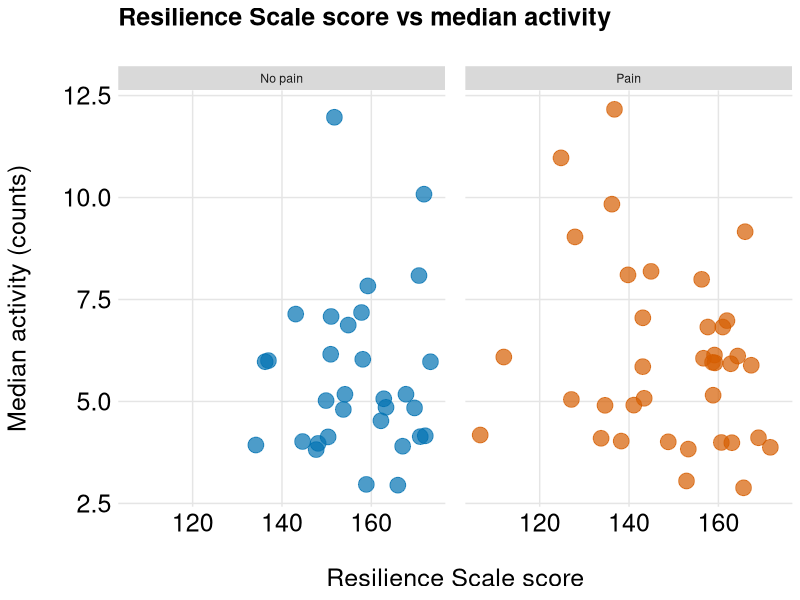
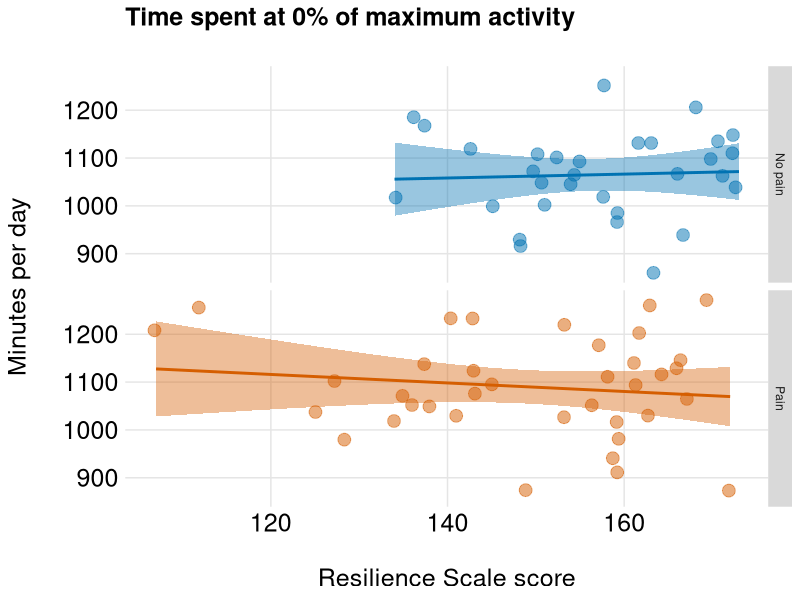
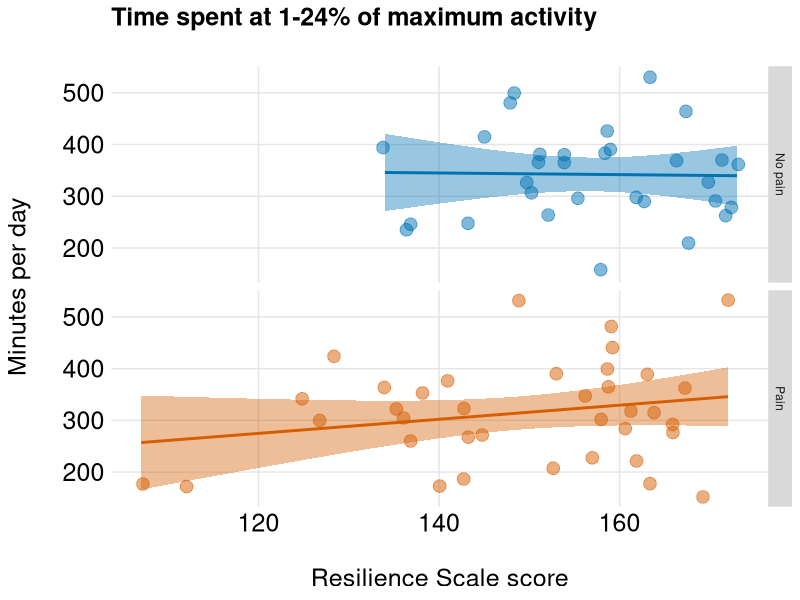
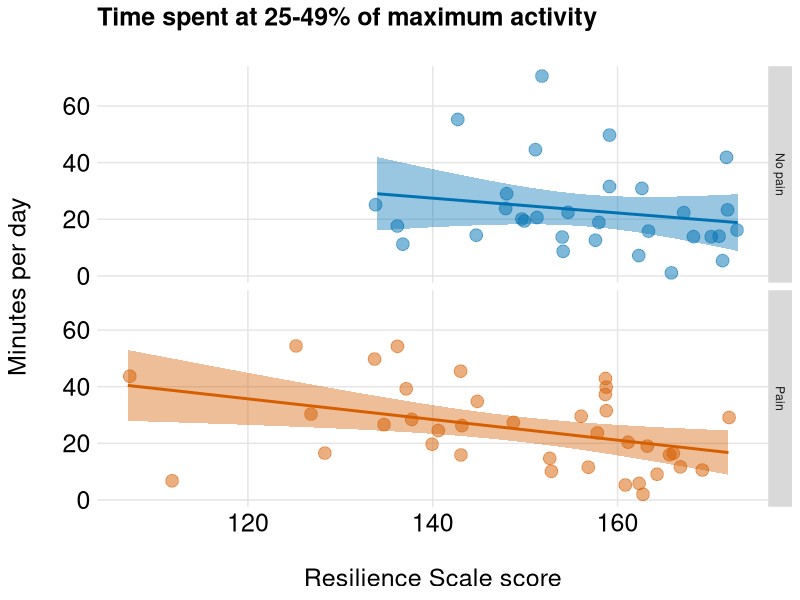
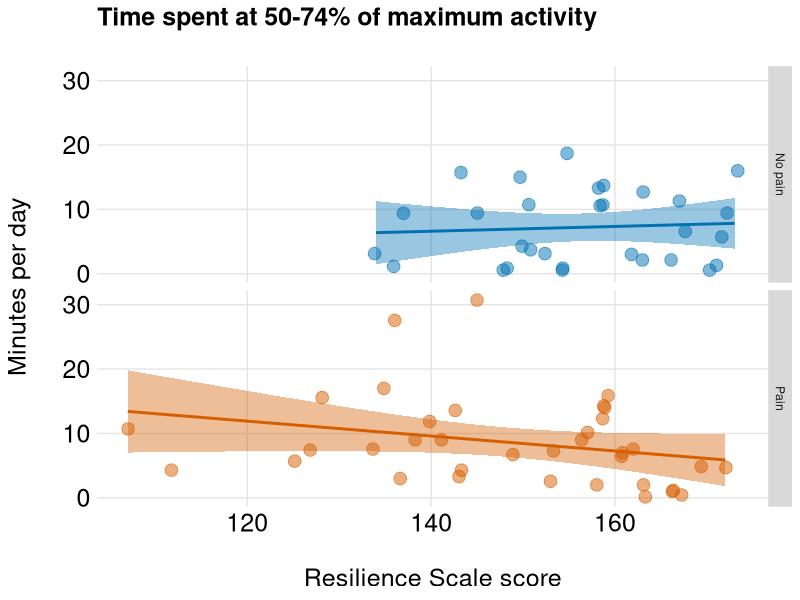
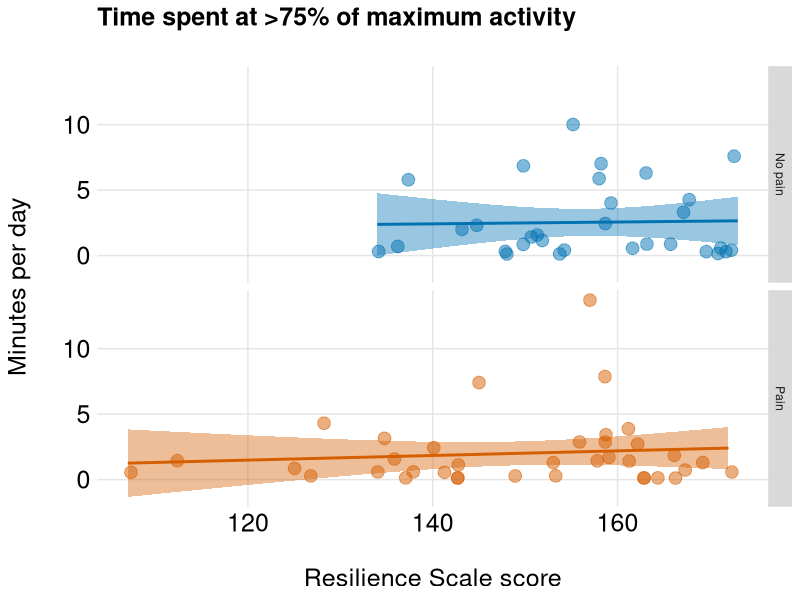
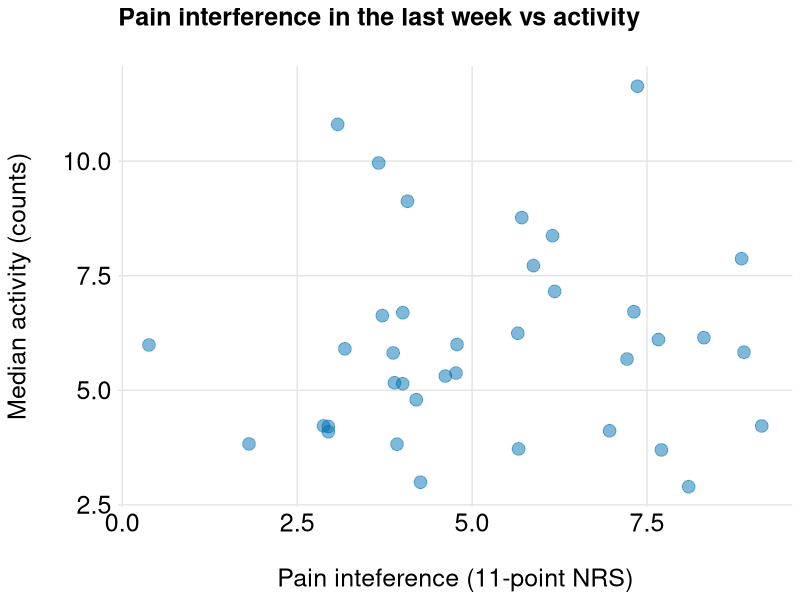
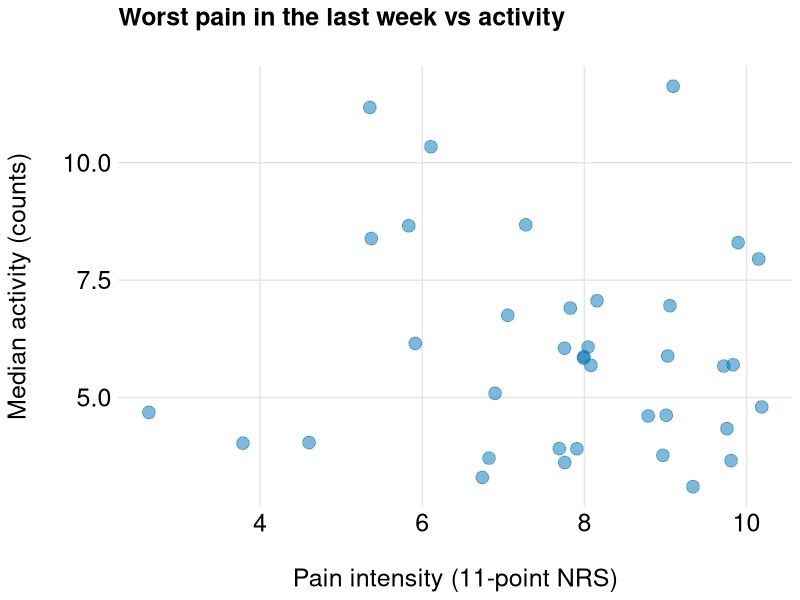

Write the R code that produced these figures, in order.
## ---- chunk 1
# Load packages
library(knitr)
library(readr)
library(dplyr)
library(tidyr)
library(ggplot2)
library(scales)
library(grid)

# Load palette
cb8.categorical <- c("#0072B2", "#D55E00", "#009E73", "#F0E442", "#56B4E9", "#E69F00", "#CC79A7", "#999999")

# knitr chunk options
opts_chunk$set(echo = FALSE,
               warning = FALSE,
               message = FALSE,
               fig.path = './figures/',
               fig.width = 8,
               fig.height = 9,
               dev = c('png', 'pdf'),
               tidy = TRUE, 
               tidy.opts = list(width.cutoff = 65))
## ---- chunk 2
data.res <- read_csv('./data/resilience.V.endurance.csv', col_names = TRUE)
## ---- chunk 3
# Top-and-tail
head(data.res)
tail(data.res)
glimpse(data.res)

# Process data
data.res.1 <- data.res %>%
    mutate(pain = factor(Pain, 
                         levels = c('no.pain', 'pain'),
                         labels = c('No pain', 'Pain'))) %>%
    select(-ID, -Pain) %>%
    rename(activity = Median_activity,
           rs.score = RS_corrected, 
           zero = Minutes_at_0_activity,
           q1 = Minutes_at_q1,
           q2 = Minutes_at_q2,
           q3 = Minutes_at_q3,
           q4 = Minutes_at_q4) 
glimpse(data.res.1)
## ---- chunk 4
# Plot_1: resilience score vs median activity
Resilience.activity <- ggplot(data.res.1,
                 aes(x = rs.score,
                     y = activity,
                     fill = pain,
                     colour = pain)) +
    geom_jitter(size = 5, shape = 21, alpha = 0.7) +
    labs(x = '\nResilience Scale score',
         y = 'Median activity (counts)\n',
         title = 'Resilience Scale score vs median activity\n') +
    facet_grid(.~pain) +
    scale_fill_manual(values = cb8.categorical) +
    scale_colour_manual(values = cb8.categorical) +
    theme(plot.title = element_text(face = 'bold', 
                                    size = 18, 
                                    colour = 'black'),
          axis.text = element_text(size = 18, 
                                   colour = 'black'),
          axis.title = element_text(size = 18, 
                                    colour='black'),
          axis.line = element_blank(),
          axis.ticks = element_blank(),
          panel.background=element_blank(),
          panel.grid.major = element_line(colour = 'grey90'),
          legend.position = 'none',
          panel.margin.y = unit(1, 'lines'))
Resilience.activity

# Plot_2: resilience score vs time spent at 0% of max activity
RS.EnduranceZero <- ggplot(data.res.1,
                 aes(x = rs.score,
                     y = zero,
                     fill = pain,
                     colour = pain)) +
    geom_jitter(size = 4, shape = 21, alpha = 0.5) +
    geom_smooth(method = 'lm') +
    labs(title = 'Time spent at 0% of maximum activity\n',
         x = '\nResilience Scale score',
         y = 'Minutes per day\n') +
    facet_grid(pain~.) +
    scale_fill_manual(values = cb8.categorical) +
    scale_colour_manual(values = cb8.categorical) +
    theme(plot.title = element_text(face = 'bold', 
                                    size = 18, 
                                    colour = 'black'),
          axis.text = element_text(size = 18, 
                                   colour = 'black'),
          axis.title = element_text(size = 18, 
                                    colour='black'),
          axis.line = element_blank(),
          axis.ticks = element_blank(),
          panel.background=element_blank(),
          panel.grid.major = element_line(colour = 'grey90'),
          legend.position = 'none')
RS.EnduranceZero

# Plot_3: resilience score vs time spent at 1-24% of max activity
RS.EnduranceQ1 <- ggplot(data.res.1,
                 aes(x = rs.score,
                     y = q1,
                     fill = pain,
                     colour = pain)) +
    geom_jitter(size = 4, shape = 21, alpha = 0.5) +
    geom_smooth(method = 'lm') +
    labs(title = 'Time spent at 1-24% of maximum activity\n',
         x = '\nResilience Scale score',
         y = 'Minutes per day\n') +
    facet_grid(pain~.) +
    scale_fill_manual(values = cb8.categorical) +
    scale_colour_manual(values = cb8.categorical) +
    theme(plot.title = element_text(face = 'bold', 
                                    size = 18, 
                                    colour = 'black'),
          axis.text = element_text(size = 18, 
                                   colour = 'black'),
          axis.title = element_text(size = 18, 
                                    colour='black'),
          axis.line = element_blank(),
          axis.ticks = element_blank(),
          panel.background=element_blank(),
          panel.grid.major = element_line(colour = 'grey90'),
          legend.position = 'none')
RS.EnduranceQ1

# Plot_4: resilience score vs time spent at 25-49% of max activity
RS.EnduranceQ2 <- ggplot(data.res.1,
                 aes(x = rs.score,
                     y = q2,
                     fill = pain,
                     colour = pain)) +
    geom_jitter(size = 4, shape = 21, alpha = 0.5) +
    geom_smooth(method = 'lm') +
    labs(title = 'Time spent at 25-49% of maximum activity\n',
         x = '\nResilience Scale score',
         y = 'Minutes per day\n') +
    facet_grid(pain~.) +
    scale_fill_manual(values = cb8.categorical) +
    scale_colour_manual(values = cb8.categorical) +
    theme(plot.title = element_text(face = 'bold', 
                                    size = 18, 
                                    colour = 'black'),
          axis.text = element_text(size = 18, 
                                   colour = 'black'),
          axis.title = element_text(size = 18, 
                                    colour='black'),
          axis.line = element_blank(),
          axis.ticks = element_blank(),
          panel.background=element_blank(),
          panel.grid.major = element_line(colour = 'grey90'),
          legend.position = 'none')
RS.EnduranceQ2

# Plot_5: resilience score vs time spent at 50-74% of max activity
RS.EnduranceQ3 <- ggplot(data.res.1,
                 aes(x = rs.score,
                     y = q3,
                     fill = pain,
                     colour = pain)) +
    geom_jitter(size = 4, shape = 21, alpha = 0.5) +
    geom_smooth(method = 'lm') +
    labs(title = 'Time spent at 50-74% of maximum activity\n',
         x = '\nResilience Scale score',
         y = 'Minutes per day\n') +
    facet_grid(pain~.) +
    scale_fill_manual(values = cb8.categorical) +
    scale_colour_manual(values = cb8.categorical) +
    theme(plot.title = element_text(face = 'bold', 
                                    size = 18, 
                                    colour = 'black'),
          axis.text = element_text(size = 18, 
                                   colour = 'black'),
          axis.title = element_text(size = 18, 
                                    colour='black'),
          axis.line = element_blank(),
          axis.ticks = element_blank(),
          panel.background=element_blank(),
          panel.grid.major = element_line(colour = 'grey90'),
          legend.position = 'none')
RS.EnduranceQ3

# Plot 6: resilience score vs time spent at >75% of max activity
RS.EnduranceQ4 <- ggplot(data.res.1,
                 aes(x = rs.score,
                     y = q4,
                     fill = pain,
                     colour = pain)) +
    geom_jitter(size = 4, shape = 21, alpha = 0.5) +
    geom_smooth(method = 'lm') +
    labs(title = 'Time spent at >75% of maximum activity\n',
         x = '\nResilience Scale score',
         y = 'Minutes per day\n') +
    facet_grid(pain~.) +
    scale_fill_manual(values = cb8.categorical) +
    scale_colour_manual(values = cb8.categorical) +
    theme(plot.title = element_text(face = 'bold', 
                                    size = 18, 
                                    colour = 'black'),
          axis.text = element_text(size = 18, 
                                   colour = 'black'),
          axis.title = element_text(size = 18, 
                                    colour='black'),
          axis.line = element_blank(),
          axis.ticks = element_blank(),
          panel.background=element_blank(),
          panel.grid.major = element_line(colour = 'grey90'),
          legend.position = 'none')
RS.EnduranceQ4
## ---- chunk 5
data.bpi <- read_csv('./data/bpi.activity.csv', col_names = TRUE)
## ---- chunk 6
# Top-and-tail
head(data.bpi)
tail(data.bpi)
glimpse(data.bpi)

# Process data
data.bpi.1 <- data.bpi %>%
    mutate(pain = as.factor(Pain)) %>%
    select(-ID, -Pain) %>%
    rename(activity = Median_activity,
           bpi_interference = BPI_interference, 
           worst_pain = Worst_pain,
           least_pain = Least_pain) 
glimpse(data.bpi.1)
## ---- chunk 7
# Plot_7: BPI interference vs median activity
Interference.activity <- ggplot(data.bpi.1,
                 aes(x = bpi_interference,
                     y = activity,
                     fill = pain,
                     colour = pain)) +
    geom_jitter(size = 4, shape = 21, alpha = 0.5) +
    labs(x = '\nPain inteference (11-point NRS)',
         y = 'Median activity (counts)\n',
         title = 'Pain interference in the last week vs activity\n') +
    scale_fill_manual(values = cb8.categorical) +
    scale_colour_manual(values = cb8.categorical) +
    theme(plot.title = element_text(face = 'bold', 
                                    size = 18, 
                                    colour = 'black'),
          axis.text = element_text(size = 18, 
                                   colour = 'black'),
          axis.title = element_text(size = 18, 
                                    colour='black'),
          axis.line = element_blank(),
          axis.ticks = element_blank(),
          panel.background=element_blank(),
          panel.grid.major = element_line(colour = 'grey90'),
          legend.position = 'none')
Interference.activity

# Plot_8: Worst pain vs median activity
WorstPain.activity <- ggplot(data.bpi.1,
                 aes(x = worst_pain,
                     y = activity,
                     fill = pain,
                     colour = pain)) +
    geom_jitter(size = 4, shape = 21, alpha = 0.5) +
    labs(x = '\nPain intensity (11-point NRS)',
         y = 'Median activity (counts)\n',
         title = 'Worst pain in the last week vs activity\n') +
    scale_fill_manual(values = cb8.categorical) +
    scale_colour_manual(values = cb8.categorical) +
    theme(plot.title = element_text(face = 'bold', 
                                    size = 18, 
                                    colour = 'black'),
          axis.text = element_text(size = 18, 
                                   colour = 'black'),
          axis.title = element_text(size = 18, 
                                    colour='black'),
          axis.line = element_blank(),
          axis.ticks = element_blank(),
          panel.background=element_blank(),
          panel.grid.major = element_line(colour = 'grey90'),
          legend.position = 'none')
WorstPain.activity

# Plot_9: Least pain vs median activity
LeastPain.activity <- ggplot(data.bpi.1,
                 aes(x = least_pain,
                     y = activity,
                     fill = pain,
                     colour = pain)) +
    geom_jitter(size = 4, shape = 21, alpha = 0.5) +
    labs(x = '\nPain intensity (11-point NRS)',
         y = 'Median activity (counts)\n',
         title = 'Least pain in the last week vs activity\n') +
    scale_fill_manual(values = cb8.categorical) +
    scale_colour_manual(values = cb8.categorical) +
    theme(plot.title = element_text(face = 'bold', 
                                    size = 18, 
                                    colour = 'black'),
          axis.text = element_text(size = 18, 
                                   colour = 'black'),
          axis.title = element_text(size = 18, 
                                    colour='black'),
          axis.line = element_blank(),
          axis.ticks = element_blank(),
          panel.background=element_blank(),
          panel.grid.major = element_line(colour = 'grey90'),
          legend.position = 'none')
LeastPain.activity
## ---- chunk 8
data.act <- read_csv('./data/activity.V.predictors.csv', col_names = TRUE)
## ---- chunk 9
# Top-and-tail
head(data.act)
tail(data.act)
glimpse(data.act)

# Process data
data.act.1 <- data.act %>%
    mutate(ID = factor(ID),
           pain = factor(pain),
           sex = factor(sex),
           education = factor(education, 
                              levels = c('No education', 
                                         'Completed grade 7', 
                                         'Completed grade 12', 
                                         'Tertiary education'), 
                                         ordered = TRUE),
           employed = factor(employed)) %>%
    group_by(ID) %>%
    gather(key = worry_about, value = rating, money:health) %>%
    mutate(rating = factor(rating, 
                           levels = c('Not at all',
                                         'Rarely',
                                         'Sometimes', 
                                         'Often', 
                                         'Nearly all the time'), 
                                         ordered = TRUE)) %>%
    arrange(ID)

# Quick look
str(data.act.1)
## ---- chunk 10
# Plot_10: median activity vs. presence of pain
Pain.activity <- ggplot(data.act.1,
                 aes(x = pain,
                     y = median_activity,
                     fill = pain,
                     colour = pain)) +
    geom_boxplot(fill = 'white', colour = 'white') +
    geom_boxplot(size = 1, alpha = 0.5) +
    geom_jitter() +
    labs(y = 'Median activity (counts)\n',
         title = 'Median weekly activity by the presence of pain\n') +
    scale_fill_manual(values = cb8.categorical) +
    scale_colour_manual(values = cb8.categorical) +
    theme(plot.title = element_text(face = 'bold', 
                                    size = 18, 
                                    colour = 'black'),
          axis.text = element_text(size = 18, 
                                   colour = 'black'),
          axis.title = element_text(size = 18, 
                                    colour='black'),
          axis.title.x = element_blank(),
          axis.line = element_blank(),
          axis.ticks = element_blank(),
          panel.background=element_blank(),
          panel.grid.major = element_line(colour = 'grey90'),
          legend.position = 'none')
Pain.activity

# Plot_11: median activity vs age
Age.activity <- ggplot(data.act.1,
                 aes(x = age,
                     y = median_activity)) +
    geom_jitter(aes(fill = pain, colour = pain),
                size = 4, shape = 21, alpha = 0.5) +
    geom_smooth(method = 'loess') +
    labs(x = '\nAge (years)',
         y = 'Median activity (counts)\n',
         title = 'Median weekly activity vs. Age\n(loess smoother)') +
    scale_fill_manual(values = cb8.categorical) +
    scale_colour_manual(values = cb8.categorical) +
    theme(plot.title = element_text(face = 'bold', 
                                    size = 18, 
                                    colour = 'black'),
          axis.text = element_text(size = 18, 
                                   colour = 'black'),
          axis.title = element_text(size = 18, 
                                    colour='black'),
          axis.line = element_blank(),
          axis.ticks = element_blank(),
          panel.background=element_blank(),
          panel.grid.major = element_line(colour = 'grey90'),
          legend.position = 'top',
          legend.text = element_text(size = 16),
          legend.title = element_blank())
Age.activity

# Plot_12: median activity vs. sex
Sex.activity <- ggplot(data.act.1,
                 aes(x = sex,
                     y = median_activity,
                     fill = sex,
                     colour = sex)) +
    geom_boxplot(fill = 'white', colour = 'white') +
    geom_boxplot(size = 1, alpha = 0.5) +
    geom_jitter() +
    labs(y = 'Median activity (counts)\n',
         title = 'Median weekly activity by sex\n') +
    scale_fill_manual(values = cb8.categorical) +
    scale_colour_manual(values = cb8.categorical) +
    theme(plot.title = element_text(face = 'bold', 
                                    size = 18, 
                                    colour = 'black'),
          axis.text = element_text(size = 18, 
                                   colour = 'black'),
          axis.title = element_text(size = 18, 
                                    colour='black'),
          axis.title.x = element_blank(),
          axis.line = element_blank(),
          axis.ticks = element_blank(),
          panel.background=element_blank(),
          panel.grid.major = element_line(colour = 'grey90'),
          legend.position = 'none')
Sex.activity

# Plot_13: median activity vs. education
## Need to summarise data and use stat = 'identity'
edu <- data.act.1 %>%
    filter(!is.na(education)) %>%
    group_by(education) %>%
    summarise(Median = median(median_activity), 
              Min = min(median_activity),
              q25 = quantile(median_activity, 0.25),
              q75 = quantile(median_activity, 0.75),
              Max = max(median_activity))

Edu.activity <- ggplot(edu,
                 aes(x = education,
                     fill = education,
                     colour = education)) +
    geom_errorbar(aes(ymin = Min, ymax = Max), 
                  size = 1,
                  width = 0) +
    geom_crossbar(aes(y = Median, ymin = q25, ymax = q75), 
             fill = 'white', 
             colour = 'white') +
    geom_crossbar(aes(y = Median, ymin = q25, ymax = q75),
             size = 1, 
             alpha = 0.5) +
    labs(y = 'Median activity (counts)\n',
         title = 'Median weekly activity by education level\n') +
    scale_fill_manual(values = cb8.categorical) +
    scale_colour_manual(values = cb8.categorical) +
    theme(plot.title = element_text(face = 'bold', 
                                    size = 18, 
                                    colour = 'black'),
          axis.text = element_text(size = 18, 
                                   colour = 'black'),
          axis.text.x = element_text(angle = 30, hjust = 1),
          axis.title = element_text(size = 18, 
                                    colour='black'),
          axis.title.x = element_blank(),
          axis.line = element_blank(),
          axis.ticks = element_blank(),
          panel.background=element_blank(),
          panel.grid.major = element_line(colour = 'grey90'),
          legend.position = 'none')
Edu.activity

# Plot_14: Median weekly activity vs. BMI
BMI.activity <- ggplot(data.act.1,
                 aes(x = bmi,
                     y = median_activity)) +
    geom_jitter(aes(fill = pain, colour = pain),
                size = 4, shape = 21, alpha = 0.5) +
    geom_smooth(method = 'loess') +
    labs(x = '\nBMI (m/kg^2)',
         y = 'Median activity (counts)\n',
         title = 'Median weekly activity vs. BMI\n(loess smoother)') +
    scale_fill_manual(values = cb8.categorical) +
    scale_colour_manual(values = cb8.categorical) +
    theme(plot.title = element_text(face = 'bold', 
                                    size = 18, 
                                    colour = 'black'),
          axis.text = element_text(size = 18, 
                                   colour = 'black'),
          axis.title = element_text(size = 18, 
                                    colour='black'),
          axis.line = element_blank(),
          axis.ticks = element_blank(),
          panel.background=element_blank(),
          panel.grid.major = element_line(colour = 'grey90'),
          legend.position = 'top',
          legend.text = element_text(size = 16),
          legend.title = element_blank())
BMI.activity

# Plot_15: median activity vs. presence of pain
Employ.activity <- ggplot(data.act.1,
                 aes(x = employed,
                     y = median_activity,
                     fill = employed,
                     colour = employed)) +
    geom_boxplot(fill = 'white', colour = 'white') +
    geom_boxplot(size = 1, alpha = 0.5) +
    geom_jitter() +
    labs(y = 'Median activity (counts)\n',
         title = 'Median weekly activity by employment status\n') +
    scale_fill_manual(values = cb8.categorical) +
    scale_colour_manual(values = cb8.categorical) +
    theme(plot.title = element_text(face = 'bold', 
                                    size = 18, 
                                    colour = 'black'),
          axis.text = element_text(size = 18, 
                                   colour = 'black'),
          axis.title = element_text(size = 18, 
                                    colour='black'),
          axis.title.x = element_blank(),
          axis.line = element_blank(),
          axis.ticks = element_blank(),
          panel.background=element_blank(),
          panel.grid.major = element_line(colour = 'grey90'),
          legend.position = 'none')
Employ.activity

# Plot_16: Median weekly activity vs. RS score
RS.activity <- ggplot(data.act.1,
                 aes(x = rs_score,
                     y = median_activity)) +
    geom_jitter(aes(fill = pain, colour = pain),
                size = 4, shape = 21, alpha = 0.5) +
    geom_smooth(method = 'loess') +
    labs(x = '\nResilience Scale score',
         y = 'Median activity (counts)\n',
         title = 'Median weekly activity vs. RS score\n(loess smoother)') +
    scale_fill_manual(values = cb8.categorical) +
    scale_colour_manual(values = cb8.categorical) +
    theme(plot.title = element_text(face = 'bold', 
                                    size = 18, 
                                    colour = 'black'),
          axis.text = element_text(size = 18, 
                                   colour = 'black'),
          axis.title = element_text(size = 18, 
                                    colour='black'),
          axis.line = element_blank(),
          axis.ticks = element_blank(),
          panel.background=element_blank(),
          panel.grid.major = element_line(colour = 'grey90'),
          legend.position = 'top',
          legend.text = element_text(size = 16),
          legend.title = element_blank())
RS.activity

# Plot_17: Median weekly activity vs. EQ5D VAS
EQ5D.activity <- ggplot(data.act.1,
                 aes(x = eq5d_vas,
                     y = median_activity)) +
    geom_jitter(aes(fill = pain, colour = pain),
                size = 4, shape = 21, alpha = 0.5) +
    geom_smooth(method = 'loess') +
    labs(x = '\nEQ5D VAS score',
         y = 'Median activity (counts)\n',
         title = 'Median weekly activity vs. EQ5D VAS score\n(loess smoother)') +
    scale_fill_manual(values = cb8.categorical) +
    scale_colour_manual(values = cb8.categorical) +
    theme(plot.title = element_text(face = 'bold', 
                                    size = 18, 
                                    colour = 'black'),
          axis.text = element_text(size = 18, 
                                   colour = 'black'),
          axis.title = element_text(size = 18, 
                                    colour='black'),
          axis.line = element_blank(),
          axis.ticks = element_blank(),
          panel.background=element_blank(),
          panel.grid.major = element_line(colour = 'grey90'),
          legend.position = 'top',
          legend.text = element_text(size = 16),
          legend.title = element_blank())
EQ5D.activity

# Plot_18: median activity vs. Worries (money & family)
## Subset data
worries.a <- data.act.1 %>%
    filter(worry_about != 'food' | worry_about != 'health') %>%
    mutate(worry_about = factor(worry_about)) %>%
    rename(worries_a = worry_about)
worries.a

Worr.activity <- ggplot(data = worries.a,
                 aes(x = rating,
                     y = median_activity,
                     fill = rating,
                     colour = rating)) +
    geom_boxplot(fill = 'white', colour = 'white') +
    geom_boxplot(size = 1, alpha = 0.5) +
    geom_jitter() +
    facet_grid(worries_a~.) +
    labs(y = 'Median activity (counts)\n',
         title = 'Median weekly activity by level\nof monetary and family worries\n') +
    scale_fill_manual(values = cb8.categorical) +
    scale_colour_manual(values = cb8.categorical) +
    theme(plot.title = element_text(face = 'bold', 
                                    size = 18, 
                                    colour = 'black'),
          axis.text = element_text(size = 18, 
                                   colour = 'black'),
          axis.title = element_text(size = 18, 
                                    colour='black'),
          axis.title.x = element_blank(),
          axis.line = element_blank(),
          axis.ticks = element_blank(),
          panel.background=element_blank(),
          panel.grid.major = element_line(colour = 'grey90'),
          legend.position = 'none')
Worr.activity

names(data.act.1)
## ---- chunk 11
sessionInfo()
